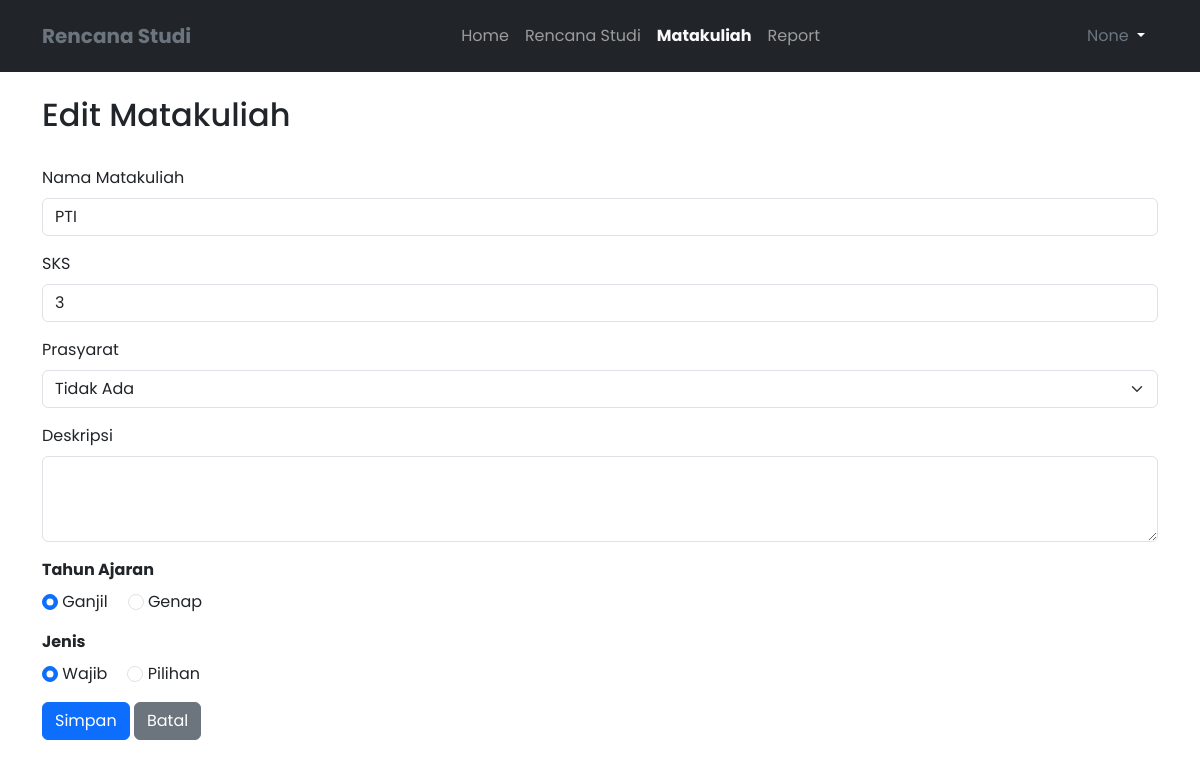
The page /matakuliah/edit.php?id=7 on the database its author committed.
### tables this page shows
CREATE TABLE `matakuliah` (
  `id` int NOT NULL,
  `nama` varchar(50) DEFAULT NULL,
  `sks` int DEFAULT NULL,
  `deskripsi` text,
  `prasyarat_id` int DEFAULT NULL,
  `tahun_ajaran` enum('ganjil','genap') NOT NULL,
  `jenis` enum('wajib','pilihan') DEFAULT NULL,
  `semester_id` int NOT NULL
);

### database.php (called while the page is built, shortened)
<?php
function getDataMatakuliahById($id)
{
    $query = "
    SELECT
        m1.id,
        m1.nama as nama_matakuliah,
        m1.sks,
        m1.deskripsi,
        m1.tahun_ajaran,
        m1.prasyarat_id,
        m1.jenis
    FROM
        matakuliah m1
    LEFT JOIN
        matakuliah m2 ON m1.prasyarat_id = m2.id
    WHERE m1.id = $id
    ";
    return mysqli_query(DB, $query)->fetch_assoc();
}

### matakuliah/edit.php (the view, shortened to what this page needs)
<?php
$title = "Edit Matakuliah";
include_once("../layout/header.php");
if (isset($_GET["id"])) {
    $id =  $_GET['id'];
    $matakuliah = getDataMatakuliahById($id);
}
?>
<div class="container">
    <h2 class="py-4"><?= $title ?></h2>
    <form action="" method="POST">
        <div class="mb-3">
            <label for="namaMatakuliah" class="form-label">Nama Matakuliah</label>
            <input type="text" class="form-control" id="namaMatakuliah" name="namaMatakuliah" value="<?= $matakuliah['nama_matakuliah'] ?>" required>
        </div>
        <div class="mb-3">
            <label for="sks" class="form-label">SKS</label>
            <input type="number" class="form-control" id="sks" name="sks" required value="<?= $matakuliah['sks'] ?>">
        </div>
        <div class="mb-3">
            <label for="prasyarat" class="form-label">Prasyarat</label>
            <select class="form-select" name="prasyarat_id" aria-label="Default select example">
                <option value="" <?= empty($matakuliah['prasyarat_id']) ? 'selected' : '' ?>>Tidak Ada</option>
            </select>
        </div>
        <div class="mb-3">
            <label for="semester" class="form-label">Deskripsi</label>
            <textarea class="form-control" name="deskripsi" id="exampleFormControlTextarea1" rows="3"><?= $matakuliah["deskripsi"] ?></textarea>
        </div>
        <div class="mb-3">
            <label for="semester" class="form-label fw-bold">Tahun Ajaran</label>
            <div class="d-flex" style="gap: 20px;">
                <div>
                    <input class="form-check-input" type="radio" value="ganjil" name="tahunAjaran" id="flexRadioDefault1" <?= $matakuliah['tahun_ajaran'] == 'ganjil' ? 'checked' : "" ?> >
                    <label class="form-check-label" for="flexRadioDefault1">
                        Ganjil
                    </label>
                </div>
                <div>
                    <input class="form-check-input" type="radio" value="genap" name="tahunAjaran" id="flexRadioDefault2" <?= $matakuliah['tahun_ajaran'] == 'genap' ? 'checked' : "" ?> >
                    <label class="form-check-label" for="flexRadioDefault2">
                        Genap
                    </label>
                </div>
            </div>
        </div>
        <div class="mb-3">
            <label for="semester" class="form-label fw-bold">Jenis</label>
            <div class="d-flex" style="gap: 20px;">
                <div>
                    <input class="form-check-input" type="radio" value="wajib" name="jenis" id="flexRadioDefault1" <?= $matakuliah['jenis'] == "wajib" ? "checked" : "" ?>>
                    <label class="form-check-label" for="flexRadioDefault1">
                        Wajib
                    </label>
                </div>
                <div>
                    <input class="form-check-input" type="radio" value="pilihan" name="jenis" id="flexRadioDefault2" <?= $matakuliah['jenis'] == "pilihan" ? "checked" : "" ?>>
                    <label class="form-check-label" for="flexRadioDefault2">
                        Pilihan
                    </label>
                </div>
            </div>
        </div>
        <button type="submit" name="submit" class="btn btn-primary">Simpan</button>
        <a href="<?= BASEURL ?>/matakuliah" class="btn btn-secondary">Batal</a>
    </form>
</div>
<?php include_once("../layout/footer.php") ?>

### assets/style.css (style rules this page uses)
* { list-style: none; margin: 0; padding: 0; text-decoration: none; font-family: "Poppins", sans-serif; }

### rows shown on the page
matakuliah: namaMatakuliah "PTI", sks "3", prasyarat_id "Tidak Ada", tahun_ajaran "☑ Ganjil", tahun_ajaran "☐ Genap", jenis "☑"

### other values the page prints
$title "Edit Matakuliah"
